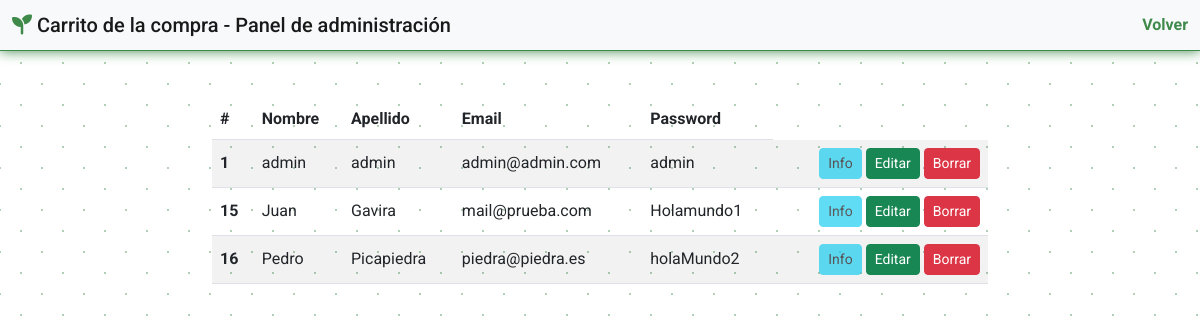
The page /php/admin.php (signed in) on the database its author committed.
### tables this page shows
CREATE TABLE `usuarios` (
  `user_id` int(11) NOT NULL,
  `user_name` varchar(20) NOT NULL,
  `user_surname` varchar(50) NOT NULL,
  `user_pass` varchar(20) NOT NULL,
  `user_email` varchar(50) NOT NULL
);

### php/admin.php (the view, shortened to what this page needs)
<?php
  include_once './connect.php';
  $list_query = "SELECT * FROM usuarios";
  try {
    $list_connect = $pdoConnection->prepare($list_query);
    $list_connect->execute(array());
    $result_list = $list_connect->fetchAll(PDO::FETCH_ASSOC);
  } catch (Exception $err){
  print "Error!: " . $err->getMessage() . "<br>";
  die();
  }
?>
<!DOCTYPE html>
<html lang="en">
<head>
  <link rel="stylesheet" href="https://cdn.jsdelivr.net/npm/bootstrap@5.2.1/dist/css/bootstrap.min.css">
   <link rel="stylesheet" href="https://cdnjs.cloudflare.com/ajax/libs/font-awesome/6.2.0/css/all.min.css" />
  <link rel="stylesheet" href="../css/styles.css">
</head>
<body>
<header class="mb-5">
    <nav class="navbar bg-light">
      <div class="container-fluid">
        <span class="navbar-brand mb-0 h1"><i class="fa-solid fa-seedling"></i> Carrito de la compra - Panel de administración</span>
        <span class="text-right">
          <a href="../index.php">Volver</a>
        </span>
      </div>
    </nav>
  </header>
  <div class="container col-8">
    <?php
    if(isset($_SESSION["user"]) && $_SESSION["user"] == "admin"){
    echo "
      <table class='table table-striped'>
        <thead>
          <tr>
            <th scope='col'>#</th>
            <th scope='col'>Nombre</th>
            <th scope='col'>Apellido</th>
            <th scope='col'>Email</th>
            <th scope='col'>Password</th>
          </tr>
        </thead>
        <tbody>";
        foreach ($result_list as $key => $value) {
          echo
          "
            <tr class='align-middle'>
              <th scope='row'>" . $value['user_id'] . "</th>
              <td>" . $value['user_name'] . "</td>
              <td>" . $value['user_surname'] . "</td>
              <td>" . $value['user_email'] . "</td>
              <td>" . $value['user_pass'] . "</td>
              <td class='text-end'>
                <a id='btn-info' class='btn btn-info btn-sm disabled'>Info</a>
                <a href='editarUsuario.php?user_id=" . $value['user_id'] . "' id='btn-edit' class='btn btn-success btn-sm'>Editar</a>
                <a href='borrarUsuario.php?user_id=" . $value['user_id'] . "' id='btn-delete' class='btn btn-danger btn-sm'>Borrar</a>
              </td>
            </tr>
          ";
        }
      echo "</tbody>
      </table>";
    } else echo "
                  <div class='text-center mt-5 alert alert-danger' role='alert'>
                    <h2>Acceso limitado al administrador.</h2>
                  </div>";
    ?>
  </div>
  </body>
  </html>

### css/styles.css (style rules this page uses)
:root { --main-color: #3f8a4b; }
* { margin: 0; padding: 0; box-sizing: border-box; user-select: none; }
body { font-family: 'Roboto', sans-serif; background-color: white; background-image: radial-gradient(var(--main-color) .2px, transparent 1.05px), radial-gradient(var(--main-color) .2px, white 1.05px); background-size: 42px 42px; background-position: 0 0,21px 21px; }
a { text-decoration: none; font-weight: bold; color: var(--main-color); }
header { border-bottom: 1px solid var(--main-color); box-shadow: 0 0 12px var(--main-color); }
.fa-seedling { color: var(--main-color); }

### rows shown on the page
usuarios: user_id "1", user_name "admin", user_surname "admin", user_email "admin@admin.com", user_pass "admin"
usuarios: user_id "15", user_name "Juan", user_surname "Gavira", user_email "mail@prueba.com", user_pass "Holamundo1"
usuarios: user_id "16", user_name "Pedro", user_surname "Picapiedra", user_email "piedra@piedra.es", user_pass "holaMundo2"
